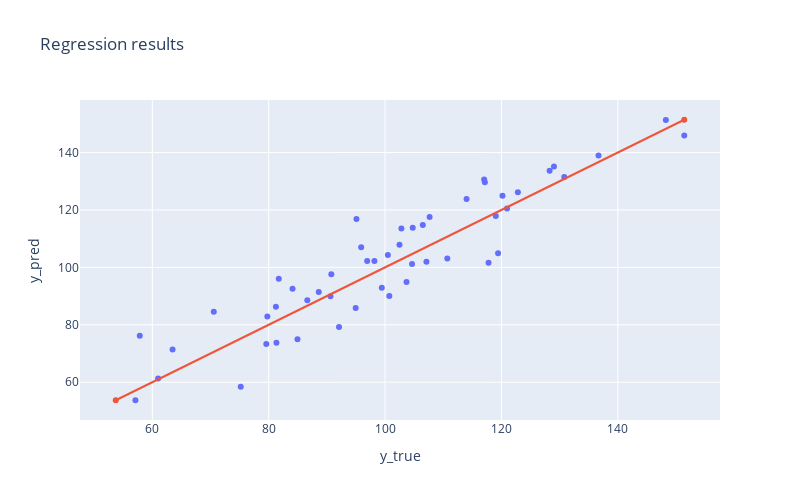

Source (notebook cell):
### Markdown cell above
Interpretacja graficzna

### Code cell
def plot_regression_results(y_true, y_pred): 
    results = pd.DataFrame({'y_true': y_true, 'y_pred': y_pred}) 
    min = results[['y_true', 'y_pred']].min().min() 
    max = results[['y_true', 'y_pred']].max().max() 
    fig = go.Figure(data=[
        go.Scatter(x=results['y_true'], y=results['y_pred'], mode='markers'), 
        go.Scatter(x=[min, max], y=[min, max])], 
                    layout=go.Layout(showlegend=False, width=800, height=500, 
                                     xaxis_title='y_true', 
                                     yaxis_title='y_pred', 
                                     title='Regression results'))
    fig.show() 
    
plot_regression_results(y_true, y_pred)

### Figure 1 — Plotly figure (JSON) as saved in the notebook; plotly's stock layout.template omitted (floating-point values rounded to 4 significant figures)
{"data": [{"mode": "markers", "type": "scatter", "x": [84.95, 107.1, 79.59, 110.7, 60.99, 57.1, 151.4, 102.8, 95.08, 63.48, 121.0, 94.95, 99.44, 84.1, 57.84, 81.73, 130.8, 98.17, 102.5, 96.92, 119.0, 81.24, 114.0, 117.0, 86.63, 100.7, 70.56, 148.3, 119.4, 117.8, 88.6, 104.8, 90.76, 107.7, 136.7, 106.5, 122.8, 117.2, 79.77, 95.89, 128.3, 92.09, 90.61, 100.5, 75.2, 103.7, 81.34, 104.6, 120.2, 129.0], "y": [74.97, 102.0, 73.31, 103.1, 61.27, 53.72, 145.9, 113.5, 116.8, 71.36, 120.5, 85.84, 92.92, 92.56, 76.19, 96.05, 131.5, 102.2, 107.9, 102.2, 117.9, 86.31, 123.8, 130.6, 88.5, 90.06, 84.54, 151.4, 104.9, 101.6, 91.38, 113.8, 97.6, 117.5, 139.0, 114.8, 126.1, 129.7, 82.91, 107.0, 133.7, 79.22, 89.9, 104.3, 58.44, 94.94, 73.78, 101.2, 125.0, 135.1]}, {"type": "scatter", "x": [53.72, 151.4], "y": [53.72, 151.4]}], "layout": {"height": 500, "showlegend": false, "title": {"text": "Regression results"}, "width": 800, "xaxis": {"title": {"text": "y_true"}}, "yaxis": {"title": {"text": "y_pred"}}}}
